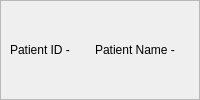
                   <widget class="QFrame" name="patients_inf_summery">
                    <property name="minimumSize">
                     <size>
                      <width>0</width>
                      <height>70</height>
                     </size>
                    </property>
                    <property name="frameShape">
                     <enum>QFrame::NoFrame</enum>
                    </property>
                    <property name="frameShadow">
                     <enum>QFrame::Plain</enum>
                    </property>
                    <property name="lineWidth">
                     <number>5</number>
                    </property>
                    <layout class="QHBoxLayout" name="horizontalLayout_18">
                     <property name="leftMargin">
                      <number>0</number>
                     </property>
                     <property name="topMargin">
                      <number>0</number>
                     </property>
                     <property name="rightMargin">
                      <number>0</number>
                     </property>
                     <property name="bottomMargin">
                      <number>0</number>
                     </property>
                     <item>
                      <widget class="QFrame" name="frame_16">
                       <property name="styleSheet">
                        <string notr="true">	</string>
                       </property>
                       <property name="frameShape">
                        <enum>QFrame::StyledPanel</enum>
                       </property>
                       <property name="frameShadow">
                        <enum>QFrame::Raised</enum>
                       </property>
                       <layout class="QHBoxLayout" name="horizontalLayout_28">
                        <item>
                         <widget class="QLabel" name="label_32">
                          <property name="font">
                           <font/>
                          </property>
                          <property name="styleSheet">
                           <string notr="true"/>
                          </property>
                          <property name="text">
                           <string>Patient ID - </string>
                          </property>
                         </widget>
                        </item>
                        <item>
                         <widget class="QLabel" name="patient_idd">
                          <property name="font">
                           <font/>
                          </property>
                          <property name="styleSheet">
                           <string notr="true"/>
                          </property>
                          <property name="text">
                           <string/>
                          </property>
                         </widget>
                        </item>
                        <item>
                         <widget class="QLabel" name="label_34">
                          <property name="font">
                           <font/>
                          </property>
                          <property name="styleSheet">
                           <string notr="true"/>
                          </property>
                          <property name="text">
                           <string>Patient Name -</string>
                          </property>
                         </widget>
                        </item>
                        <item>
                         <widget class="QLabel" name="patient_name">
                          <property name="font">
                           <font/>
                          </property>
                          <property name="styleSheet">
                           <string notr="true"/>
                          </property>
                          <property name="text">
                           <string/>
                          </property>
                         </widget>
                        </item>
                       </layout>
                      </widget>
                     </item>
                    </layout>
                   </widget>
